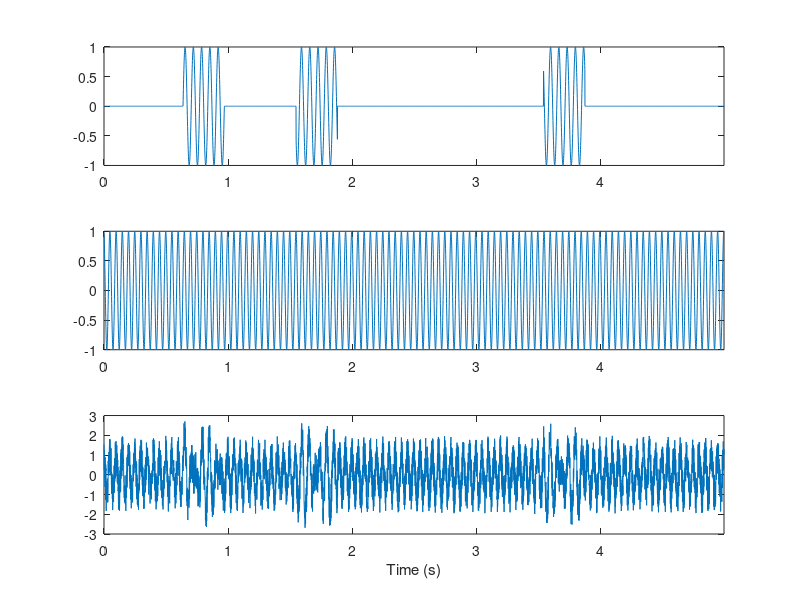

Reproduce this figure in MATLAB. (Note: this script raises an error after producing the figure.)


%% Simulated signal
% Generate a simulated signal with 3 bursts at 15Hz with 5 cycles
% and an oscillation at 20Hz, plus white noise

% Time step (s)
dt=0.001;
% Duration (s)
T=5;
% Time vector
time=0:dt:T-dt;
% Sampling rate
srate=1/dt;

% Burst frequency
f1 = 15;
% Length of bursts in cycles
f1_num_cycles=5;
% Number of bursts
f1_num_bursts=3;

% Oscillation frequency
f2 = 20;

% Burst signal
s1=zeros(1,length(time));

% Keep track of burst start and stop times so they
% don't overlap
burst_starts=[];
burst_stops=[];
while length(burst_starts)<f1_num_bursts
    % Burst duration in seconds
    dur_s=f1_num_cycles/f1;
    % Burst duration in time steps
    dur_pts=floor(dur_s/dt);
    
    % Random start and stop time
    start=randi(length(time)-dur_pts);
    stop=start+dur_pts;
    
    % Check that doesn't overlap with other bursts
    overlap=false;
    for k=1:length(burst_starts)
        other_start=burst_starts(k);
        other_stop=burst_stops(k);
        if (start >= other_start && start < other_stop) || (stop > other_start && stop <= other_stop)
            overlap=true;
            break;
        end
    end
          
    % Generate burst
    if ~overlap
        s1(start:stop)=sin(2. * pi * f1 * (time(start:stop)+randn()));
        burst_starts=[burst_starts start];
        burst_stops=[burst_stops stop];
    end
end

% Oscillatory signal
s2=sin(2. * pi * f2 * (time+randn()));

% Generated signal
signal=s1+s2+(rand(1,length(time))*2-1);

figure;
subplot(3,1,1);
plot(time,s1);
xlim([time(1) time(end)]);
subplot(3,1,2);
plot(time,s2);
xlim([time(1) time(end)]);
subplot(3,1,3);
plot(time,signal);
xlim([time(1) time(end)]);
xlabel('Time (s)');


%% Lagged Hilbertautocoherence
% Lagged Hilbertautocoherence starts with bandpass filtering using
% multiplication by a Gaussian kernel in the frequency domain

% Frequencies to evaluate (just to compute desired frequency
% resolution in this step)
freqs=linspace(5,100,100);

% Determine the frequency resolution
df = diff(freqs(1:2));

% Zero-pad the signal - or is mean-pad better?
pad=zeros(size(time));
padd_signal = [pad, signal, pad];

% Fourier transform the padded signal
signal_fft = rfft(padd_signal,length(padd_signal), 2);
fft_frex = linspace(0, srate/2, length(signal_fft));

% Kernel width for multiplication
sigma = df * .5;

% Center pass-band frequency
freq=15;

% Gaussian kernel centered on frequency with width defined
% by requested frequency resolution
kernel = exp(-((fft_frex - freq) .^ 2 / (2.0 * sigma ^ 2)));

% Multiply Fourier-transformed signal by kernel
fsignal_fft = signal_fft .* kernel;
% Reverse Fourier to get bandpass filtered signal
f_signal = irfft(fsignal_fft, length(padd_signal), 2);

figure();
subplot(5,1,1)
plot(time,signal)
xlim([time(1), time(end)])
xlabel('Time (s)')
ylabel('Amplitude')

subplot(5,1,2)
plot(fft_frex,signal_fft(1:length(fft_frex)))
xlim([0,50])
xlabel('Frequency (Hz)')
ylabel('Amplitude')

subplot(5,1,3)
plot(fft_frex,kernel,'k')
xlim([0,50])
xlabel('Frequency (Hz)')
ylabel('Amplitude')

subplot(5,1,4)
plot(fft_frex,fsignal_fft(1:length(fft_frex)))
xlim([0,50])
xlabel('Frequency (Hz)')
ylabel('Amplitude')

subplot(5,1,5)
plot(time,f_signal(length(pad)+1:end-length(pad)))
xlim([time(1), time(end)])
xlabel('Time (s)')
ylabel('Amplitude')



% Get analytic signal of bandpass filtered data (phase and amplitude)
analytic_signal = hilbert(f_signal);
% Cut off padding
analytic_signal=analytic_signal(:, length(time)+1:2 * length(time));

figure();
subplot(4,1,1);
plot(time,signal);
xlim([time(1) time(end)]);
xlabel('Time (s)');
ylabel('Amplitude');

subplot(4,1,2);
plot(time,f_signal(:, length(time)+1:2 * length(time)));
xlim([time(1) time(end)]);
xlabel('Time (s)');
ylabel('Amplitude');

subplot(4,1,3);
plot(time,abs(analytic_signal));
xlim([time(1) time(end)]);
xlabel('Time (s)');
ylabel('Amplitude');

subplot(4,1,4);
plot(time,angle(analytic_signal));
xlim([time(1) time(end)]);
xlabel('Time (s)');
ylabel('Phase');




% Evaluate lagged autocoherence at a lag of 3 cycles
lag=3;

% Duration of this lag in s
lag_dur_s = lag / freq;
% Number of evaluations
n_evals = floor(T / lag_dur_s);
% Remaining time
t_diff = T - (n_evals * lag_dur_s);

% Start time
start_time = time(1);
% Evaluation times (ms)
eval_times = linspace(start_time, T - t_diff, n_evals + 1); 
eval_times = eval_times(1:end-1);
% Evaluation time points
eval_pts = knnsearch(time', eval_times');

figure()
subplot(4,1,1)
plot(time,signal)
hold on
plot(eval_times,signal(eval_pts),'ro')
xlabel('Time (s)')
ylabel('Amplitude')

subplot(4,1,2)
plot(time,f_signal(length(time)+1:2*length(time)))
hold on
plot(eval_times,f_signal(length(time)+eval_pts),'ro')
xlabel('Time (s)')
ylabel('Amplitude')

subplot(4,1,3)
plot(time,abs(analytic_signal))
hold on
plot(eval_times,abs(analytic_signal(eval_pts)),'ro')
xlabel('Time (s)')
ylabel('Amplitude')

subplot(4,1,4)
plot(time,angle(analytic_signal))
hold on
plot(eval_times,angle(analytic_signal(eval_pts)),'ro')
xlabel('Time (s)')
ylabel('Phase')

% Analytic signal at n=0...n_evals-1 evaluation points
f1 = analytic_signal(eval_pts(1:end-1));
% Analytic signal at n=1...n_evals evaluation points
f2 = analytic_signal(eval_pts(2:end));
% calculate the phase difference and amplitude product
phase_diff = angle(f2) - angle(f1);
amp_prod = abs(f1) .* abs(f2);

figure();
subplot(2,1,1)
plot(eval_times(1:end-1),phase_diff)
xlim([time(1), time(end)])
xlabel('Time (s)')
ylabel('Phase difference')

subplot(2,1,2)
plot(eval_times(1:end-1),amp_prod)
xlim([time(1), time(end)])
xlabel('Time (s)')
ylabel('Amplitude product')

% Numerator - sum is over evaluation points
num = abs(sum(amp_prod .* exp(1i * phase_diff)));
disp(num)

% Scaling factor - sum is over evaluation points
f1_pow = f1.^2;
f2_pow = f2.^2;
denom = sqrt(sum(abs(f1_pow)) * sum(abs(f2_pow)));
disp(denom);

lc = num / denom;
disp(lc);



% This was evaluated starting at time t=0 and looking 3 cycles ahead, 
% but what about the points in between?

% Number of points between the first and next evaluation time points
n_range = eval_pts(2) - eval_pts(1);

% Analytic signal at n=0...n_evals-1 evaluation points, and m=0..n_range time points in between
f1 = analytic_signal(eval_pts(1:end-1) + (0:n_range-1));

% Analytic signal at n=1...n_evals evaluation points, and m=0..n_range time points in between
f2 = analytic_signal(eval_pts(2:end) + (0:n_range-1));

% Calculate the phase difference and amplitude product
phase_diff = angle(f2) - angle(f1);
amp_prod = abs(f1) .* abs(f2);

% Lagged autocoherence
num = abs(sum(amp_prod .* exp(1i * phase_diff),1));
f1_pow = f1.^2;
f2_pow = f2.^2;
denom = sqrt(sum(abs(f1_pow),1) .* sum(abs(f2_pow),1));
lc = num / denom;

% Average over the time points in between evaluation points
lc = mean(lc);
disp(lc);


% Evaluate at 2-10 lag cycles
lags = 2:.5:10;
% Evaluate at 15 and 20 Hz
freqs = [15, 20];

figure();
for f_idx = 1:length(freqs)
    freq = freqs(f_idx);
    lcs = zeros(size(lags));
    for l_idx = 1:length(lags)
        [num, denom, lcs(l_idx)] = lagged_hilbert_coh_demo(signal, srate, freq, lags(l_idx), df);
    end

    plot(lags, lcs, 'DisplayName', sprintf('%dHz', freq))
    hold on
end
hold off
legend
xlabel('Lag (cycles)')
ylabel('Lagged autocoherence')




% What about at a frequency where we know there is only noise?
[num, denom, lc] = lagged_hilbert_coh_demo(signal, srate, 50, 3, df);
disp(lc);




% What's going on?
[num1, denom1, lc1] = lagged_hilbert_coh_demo(signal, srate, 15, 3, df);
[num2, denom2, lc2] = lagged_hilbert_coh_demo(signal, srate, 50, 3, df);

fprintf('15Hz: numerator=%f, denominator=%f, lc=%f\n', mean(num1), mean(denom1), lc1);
fprintf('50Hz: numerator=%f, denominator=%f, lc=%f\n', mean(num2), mean(denom2), lc2);




% At 40Hz, the numerator and denominator are both low, but nearly exactly the same
% This is due to amplitude correlations introduced by bandpass filtering in a freq
% range with low power (https://journals.physiology.org/doi/full/10.1152/jn.00851.2013)
% Here's the effect over a range of frequencies

% Evaluate at 2-10 lag cycles
lags = 2:.5:10;
% Evaluate at 5-100 Hz
freqs = linspace(5, 100, 100);

lcs = zeros(length(freqs), length(lags));
for f_idx = 1:length(freqs)
    freq = freqs(f_idx);
    for l_idx = 1:length(lags)
        [num, denom, lcs(f_idx, l_idx)] = lagged_hilbert_coh_demo(signal, srate, freq, lags(l_idx), df);
    end
end

figure();
contourf(lags, freqs, lcs, 100,'LineColor','none');
colorbar;
xlabel('Lag (cycles)');
ylabel('Frequency (Hz)');





% The solution is to use the amplitude covariance of a surrogate 
% dataset as a threshold. We use an AR model to account for
% aperiodic temporal structure

% Compute threshold as 95th percentile of shuffled amplitude products
n_shuffles=1000;
amp_prods=ar_surr(signal, n_shuffles);
threshold = prctile(amp_prods, 95);

% Evaluate at 2-10 lag cycles
lags = 2:.5:10;
% Evaluate at 5-100 Hz
freqs = linspace(5, 100, 100);

lcs = zeros(length(freqs), length(lags));
for f_idx = 1:length(freqs)
    for l_idx = 1:length(lags)
        [num, denom, lc] = lagged_hilbert_coh_demo(signal, srate, freqs(f_idx), lags(l_idx), df);
        % Only consider lc if denominator greater than threshold
        if mean(denom) >= threshold
            lcs(f_idx, l_idx) = lc;
        end
    end
end

figure();
contourf(lags, freqs, lcs, 100,'LineColor','none');
colorbar;
xlabel('Lag (cycles)');
ylabel('Frequency (Hz)');







%% Put it all together
function [num, denom, lc]=lagged_hilbert_coh_demo(signal, srate, freq, lag, df)

    n_pts=length(signal);
    dt=1/srate;
    T = n_pts * dt;
    time=0:dt:T-dt;
    
    % Zero-pad the signal - or is mean-pad better?
    pad=zeros(size(time));
    padd_signal = [pad, signal, pad];

    % Fourier transform the padded signal
    signal_fft = rfft(padd_signal,length(padd_signal), 2);
    fft_frex = linspace(0, srate/2, length(signal_fft));

    % Kernel width for multiplication
    sigma = df * .5;

    % Gaussian kernel centered on frequency with width defined
    % by requested frequency resolution
    kernel = exp(-((fft_frex - freq) .^ 2 / (2.0 * sigma ^ 2)));

    % Multiply Fourier-transformed signal by kernel
    fsignal_fft = signal_fft .* kernel;
    % Reverse Fourier to get bandpass filtered signal
    f_signal = irfft(fsignal_fft, length(padd_signal), 2);

    analytic_signal = hilbert(f_signal);
    % Cut off padding
    analytic_signal=analytic_signal(:, length(time)+1:2 * length(time));

    % Duration of this lag in s
    lag_dur_s = lag / freq;
    % Number of evaluations
    n_evals = floor(T / lag_dur_s);
    % Remaining time
    t_diff = T - (n_evals * lag_dur_s);

    % Start time
    start_time = time(1);
    % Evaluation times (ms)
    eval_times = linspace(start_time, T - t_diff, n_evals + 1); 
    eval_times = eval_times(1:end-1);
    % Evaluation time points
    eval_pts = knnsearch(time', eval_times');
    
    % Number of points between the first and next evaluation time points
    n_range = eval_pts(2) - eval_pts(1);

    % Analytic signal at n=0...n_evals-1 evaluation points, and m=0..n_range time points in between
    f1 = analytic_signal(eval_pts(1:end-1) + (0:n_range-1));

    % Analytic signal at n=1...n_evals evaluation points, and m=0..n_range time points in between
    f2 = analytic_signal(eval_pts(2:end) + (0:n_range-1));

    % Calculate the phase difference and amplitude product
    phase_diff = angle(f2) - angle(f1);
    amp_prod = abs(f1) .* abs(f2);

    % Lagged autocoherence
    num = abs(sum(amp_prod .* exp(1i * phase_diff),1));
    f1_pow = f1.^2;
    f2_pow = f2.^2;
    denom = sqrt(sum(abs(f1_pow),1) .* sum(abs(f2_pow),1));
    lc = num / denom;

    % Average over the time points in between evaluation points
    lc = mean(lc);


end